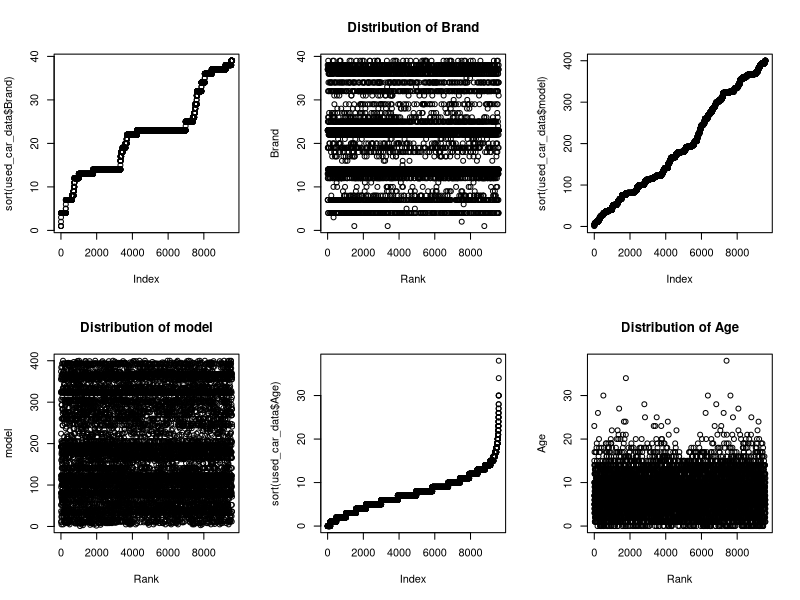
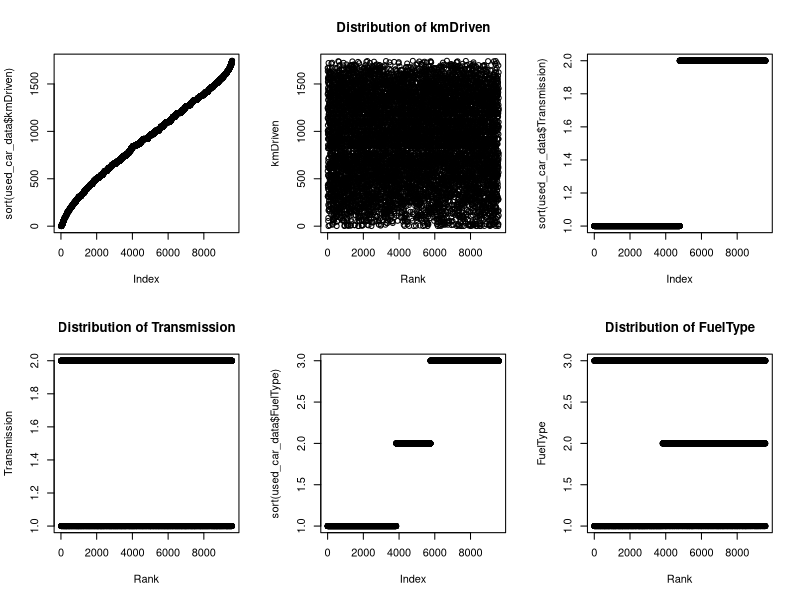
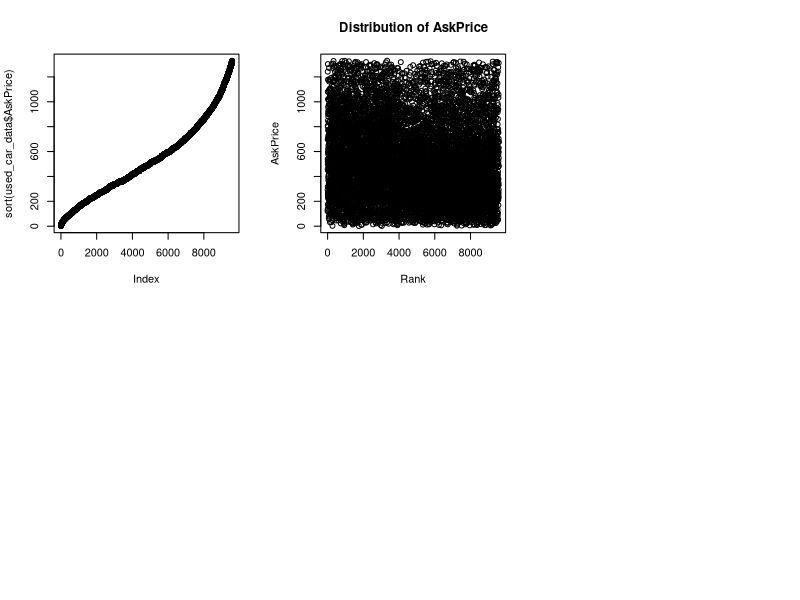
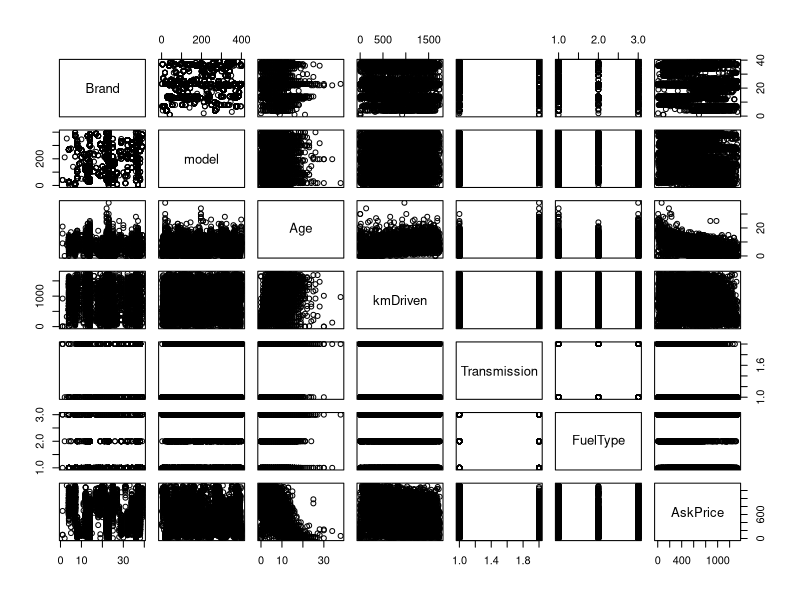
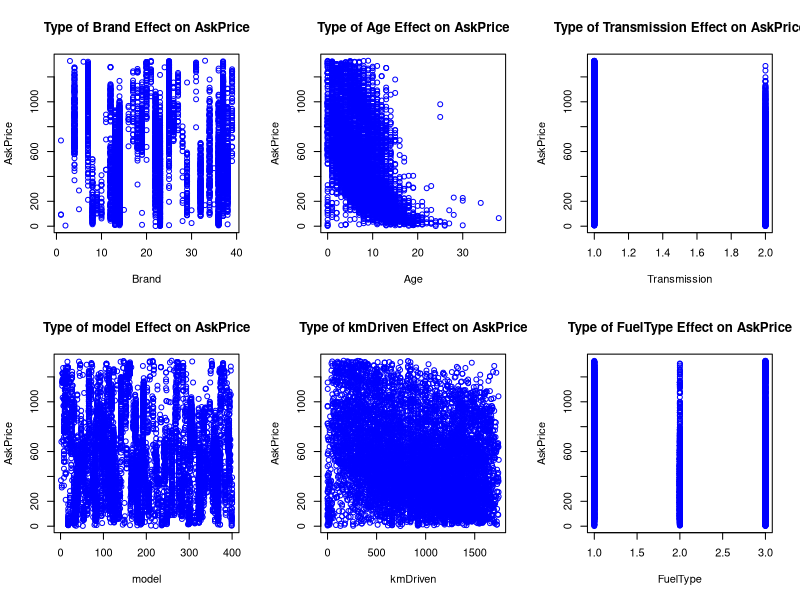
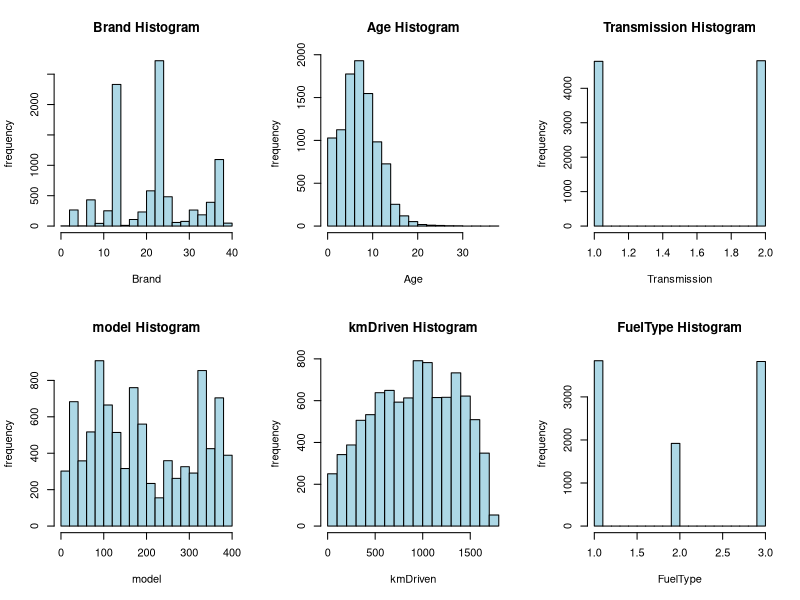
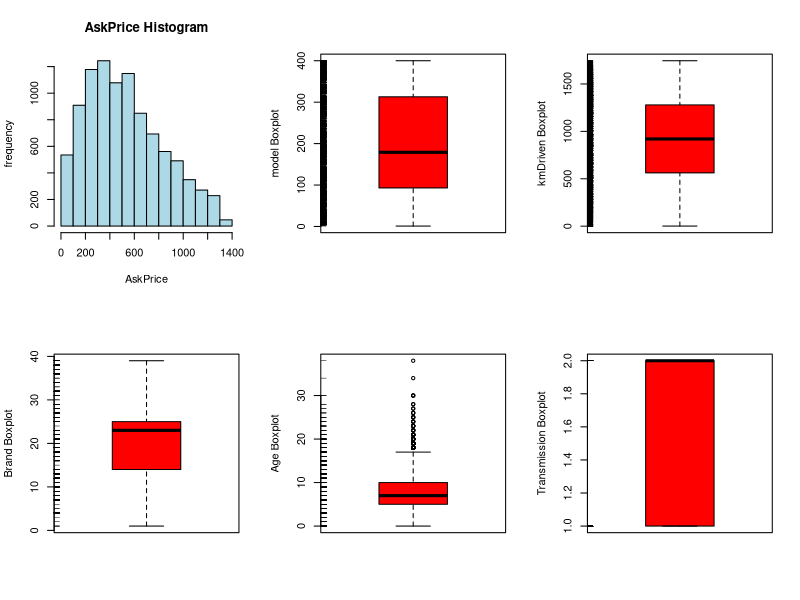
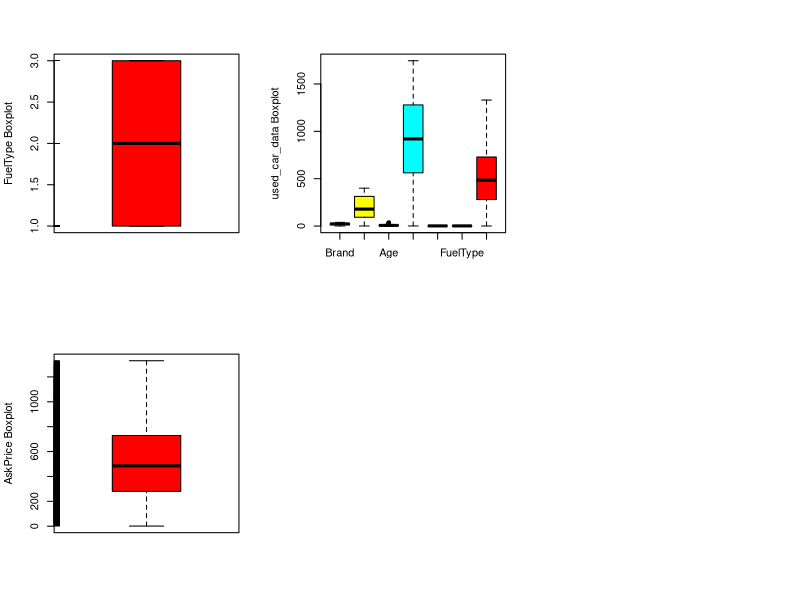

Recreate these plots in R, in order.

install.packages(c("dplyr", "lubridate", "tidyr"))
used_car_data <- read.csv("used_car_dataset.csv", na.strings="")
library(dplyr)
library(lubridate)
library(tidyr)
DF<-data.frame()
View(used_car_data)
dim(used_car_data)
names(used_car_data)

colSums(is.na(used_car_data))

KmDriven_counts <- table(used_car_data$kmDriven)

sorted_kmDriven_counts <- sort(KmDriven_counts, decreasing = TRUE)
most_frequent_kmDriven <- names(sorted_kmDriven_counts)[1]

print(most_frequent_kmDriven)

used_car_data$kmDriven[is.na(used_car_data$kmDriven)]<-most_frequent_kmDriven

colSums(is.na(used_car_data))
#used_car_data$PostedDate <- dmy(used_car_data$PostedDate)

 
  used_car_data <- used_car_data[, -3]
 
  used_car_data$Age[used_car_data$Age<0]<-used_car_data$Age[used_car_data$Age<0]*(-1)
  
  used_car_data <- used_car_data[, -6]
  
  used_car_data <- used_car_data[, -8]
  
  #used_car_data$KmDriven <- as.character(used_car_data$KmDriven)
  
  #.str.replace(' km', '').str.replace(',', '').astype(float)

  used_car_data$kmDriven <- as.numeric(gsub("[ km,]", "", used_car_data$kmDriven))
  
  
  used_car_data$AskPrice <- as.numeric(gsub('[₹,]', '', used_car_data$AskPrice))
  
  used_car_data$Brand <- as.factor(used_car_data$Brand)
  used_car_data$Brand <- as.numeric(used_car_data$Brand)
  
  used_car_data$model <- as.factor(used_car_data$model)
  used_car_data$model <- as.numeric(used_car_data$model)
  
  used_car_data$kmDriven <- as.factor(used_car_data$kmDriven)
  used_car_data$kmDriven <- as.numeric(used_car_data$kmDriven)
  
  used_car_data$Transmission <- as.factor(used_car_data$Transmission)
  used_car_data$Transmission <- as.numeric(used_car_data$Transmission)
  
  used_car_data$FuelType <- as.factor(used_car_data$FuelType)
  used_car_data$FuelType <- as.numeric(used_car_data$FuelType)
  
  used_car_data$AskPrice <- as.factor(used_car_data$AskPrice)
  used_car_data$AskPrice <- as.numeric(used_car_data$AskPrice)
  
  used_car_data <- used_car_data[, -7]

  par(mfrow=c(2,3))
  
  plot(sort(used_car_data$Brand))
  plot(used_car_data$Brand, ylab = "Brand", xlab = "Rank", main = "Distribution of Brand")
  

  plot(sort(used_car_data$model))
  plot(used_car_data$model, ylab = "model", xlab = "Rank", main = "Distribution of model")
  
  
  plot(sort(used_car_data$Age))
  plot(used_car_data$Age, ylab = "Age", xlab = "Rank", main = "Distribution of Age")
  
  
  plot(sort(used_car_data$kmDriven))
  plot(used_car_data$kmDriven, ylab = "kmDriven", xlab = "Rank", main = "Distribution of kmDriven")
  
 
  plot(sort(used_car_data$Transmission))
  plot(used_car_data$Transmission, ylab = "Transmission", xlab = "Rank", main = "Distribution of Transmission")
  

  plot(sort(used_car_data$FuelType))
  plot(used_car_data$FuelType, ylab = "FuelType", xlab = "Rank", main = "Distribution of FuelType")
  

  plot(sort(used_car_data$AskPrice))
  plot(used_car_data$AskPrice, ylab = "AskPrice", xlab = "Rank", main = "Distribution of AskPrice")
  
  plot(used_car_data)
  
  
  plot(used_car_data$Brand, used_car_data$AskPrice, 
       xlab = "Brand", ylab = "AskPrice", 
       main = "Type of Brand Effect on AskPrice", 
       col = "blue")
  
  plot(used_car_data$model, used_car_data$AskPrice, 
       xlab = "model", ylab = "AskPrice", 
       main = "Type of model Effect on AskPrice", 
       col = "blue")
  
  plot(used_car_data$Age, used_car_data$AskPrice, 
       xlab = "Age", ylab = "AskPrice", 
       main = "Type of Age Effect on AskPrice", 
       col = "blue")
  
  plot(used_car_data$kmDriven, used_car_data$AskPrice, 
       xlab = "kmDriven", ylab = "AskPrice", 
       main = "Type of kmDriven Effect on AskPrice", 
       col = "blue")
  
  
  plot(used_car_data$Transmission, used_car_data$AskPrice, 
       xlab = "Transmission", ylab = "AskPrice", 
       main = "Type of Transmission Effect on AskPrice", 
       col = "blue")
  
  
  plot(used_car_data$FuelType, used_car_data$AskPrice, 
       xlab = "FuelType", ylab = "AskPrice", 
       main = "Type of FuelType Effect on AskPrice", 
       col = "blue")
  

  hist(used_car_data$Brand, col = "lightblue", ylab="frequency" ,xlab = "Brand", main = "Brand Histogram")
  
  hist(used_car_data$model, col = "lightblue", ylab="frequency" ,xlab = "model", main = "model Histogram")
  
  hist(used_car_data$Age, col = "lightblue", ylab="frequency" ,xlab = "Age", main = "Age Histogram")
  
  hist(used_car_data$kmDriven, col = "lightblue", ylab="frequency" ,xlab = "kmDriven", main = "kmDriven Histogram") 
  
  hist(used_car_data$Transmission, col = "lightblue", ylab="frequency" ,xlab = "Transmission", main = "Transmission Histogram")
  
  hist(used_car_data$FuelType, col = "lightblue", ylab="frequency" ,xlab = "FuelType", main = "FuelType Histogram")
  
  hist(used_car_data$AskPrice, col = "lightblue", ylab="frequency" ,xlab = "AskPrice", main = "AskPrice Histogram")
  

  boxplot(used_car_data$Brand, col = rainbow(6), ylab = "Brand Boxplot")
  rug(used_car_data$Brand,side=2)
  
  boxplot(used_car_data$model, col = rainbow(6), ylab = "model Boxplot")
  rug(used_car_data$model,side=2)
  
  boxplot(used_car_data$Age, col = rainbow(6), ylab = "Age Boxplot")
  rug(used_car_data$Age,side=2)
  
  boxplot(used_car_data$kmDriven, col = rainbow(6), ylab = "kmDriven Boxplot")
  rug(used_car_data$kmDriven,side=2)
  
  boxplot(used_car_data$Transmission, col = rainbow(6), ylab = "Transmission Boxplot")
  rug(used_car_data$Transmission,side=2)
  
  boxplot(used_car_data$FuelType, col = rainbow(6), ylab = "FuelType Boxplot")
  rug(used_car_data$FuelType,side=2)
  
  boxplot(used_car_data$AskPrice, col = rainbow(6), ylab = "AskPrice Boxplot")
  rug(used_car_data$AskPrice,side=2)
  
  boxplot(used_car_data, col = rainbow(6), ylab = "used_car_data Boxplot")

#_______________MODELS________________#
  
  # needed packages
  install.packages('caret', dependencies = TRUE)
  library(caret)
  
# 1. Linear Regression
  
#split data
trainIndex <- createDataPartition(used_car_data$AskPrice, p = 0.8, list = FALSE)
trainData <- used_car_data[trainIndex, ]
testData <- used_car_data[-trainIndex, ]

dim(trainIndex)
dim(trainData)
dim(testData)
 
# training model 
linear_model_cars <- lm(AskPrice ~. , data = trainData)

str(linear_model_cars)

# calculate rmse for trained data
used_car_reg_rmse_train <- trainData %>%
  mutate(pred.reg.train = predict(linear_model_cars))

View(used_car_reg_rmse_train)

dev.new()
plot(used_car_reg_rmse_train$AskPrice, used_car_reg_rmse_train$pred.reg.train)
abline(0, 1, col = "red")

mse <- used_car_reg_rmse_train %>%
  mutate(error = pred.reg.train - AskPrice,
         sq.error = error^2) %>%
  summarise(mse = mean(sq.error))

View(mse)

rmse_train<-sqrt(mse)
print(rmse_train)

#calculate rmse for test data

pred_reg_test <- predict(linear_model_cars, newdata = testData)
reg_rmse_test <- sqrt(mean((pred_reg_test - testData$AskPrice)^2))

print(reg_rmse_test)

